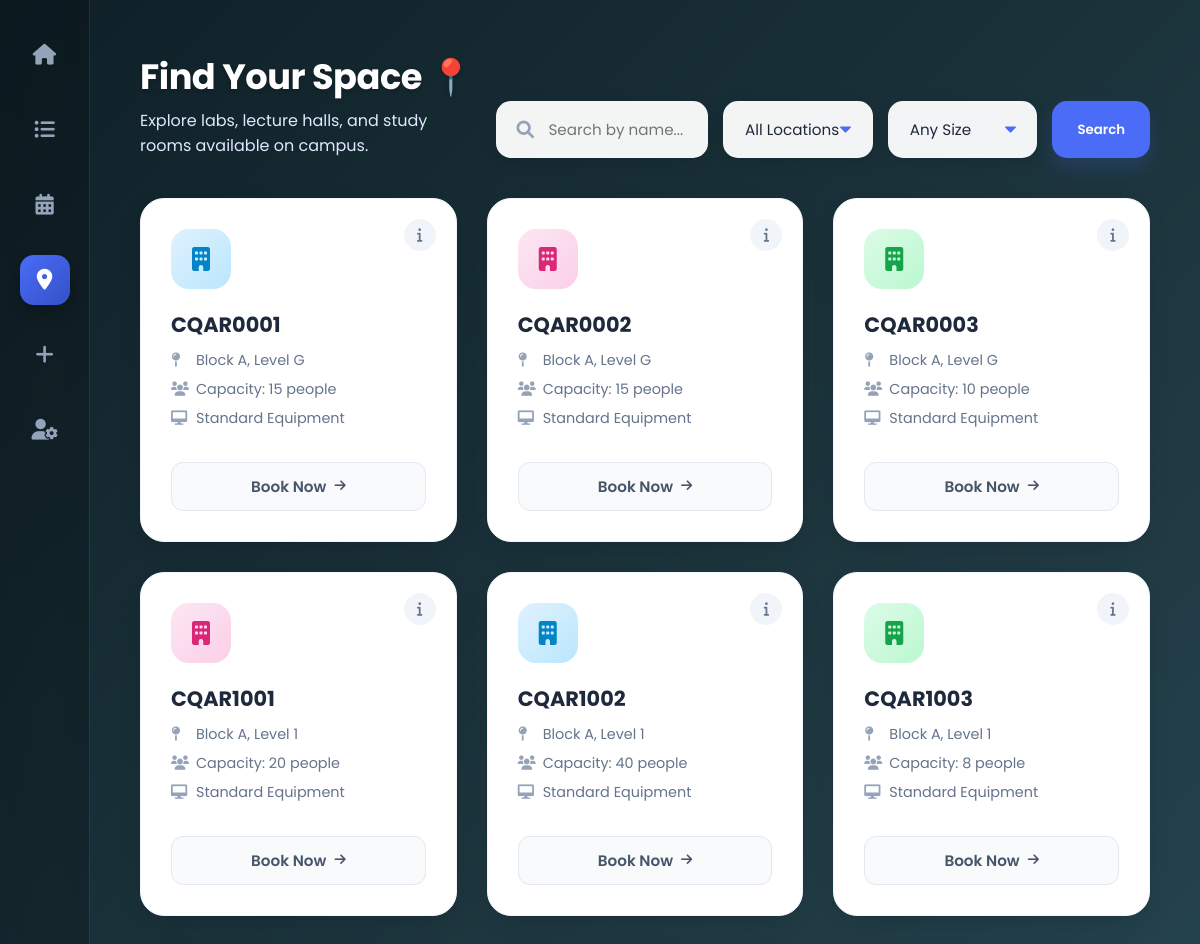
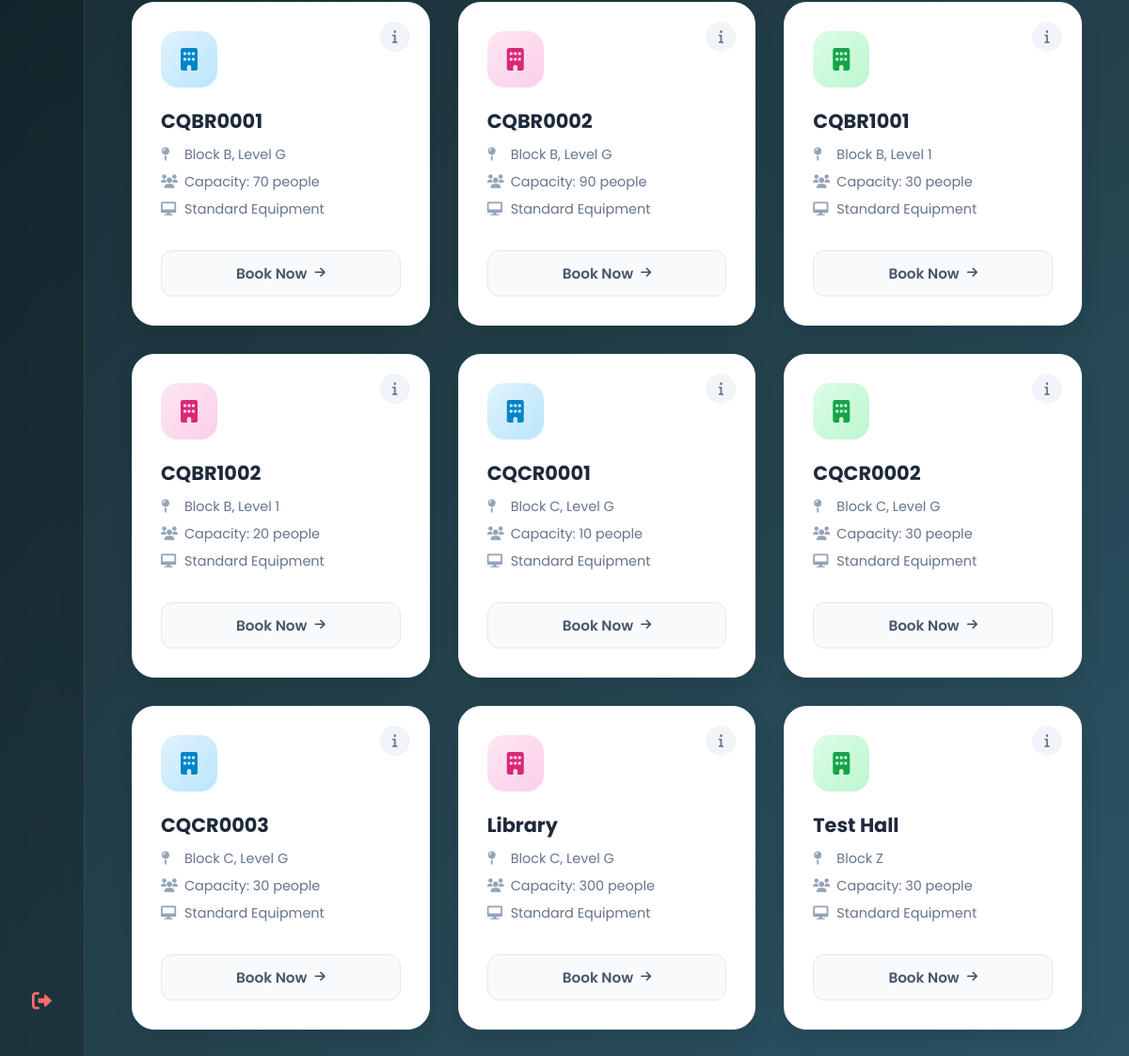
The page /venue_list/ (signed in) on the database its author committed (2 pictures, top to bottom).
### accounts/models.py (models this page shows, shortened)
class Venue(models.Model):
    name = models.CharField(max_length=200, help_text="e.g. Lecture Hall A")
    location = models.CharField(max_length=200, help_text="e.g. Block B, Level 2")
    capacity = models.IntegerField(help_text="How many people can fit?")
    equipment = models.CharField(max_length=200, blank=True, help_text="e.g. Projector, Wifi, AC")
    class Meta:
        ordering = ['name']

### accounts/views.py (the view)
# urls.py: path('venue_list/', views.venue_list_view, name='venue_list'),
@login_required(login_url='login')
def venue_list_view(request):
    venues = Venue.objects.all()
    query = request.GET.get('query')
    if query:
        venues = venues.filter(name__icontains=query)
    location = request.GET.get('location')
    if location:
        venues = venues.filter(location__icontains=location)
    capacity_filter = request.GET.get('capacity')
    if capacity_filter == 'small':
        venues = venues.filter(capacity__lt=20)
    elif capacity_filter == 'medium':
        venues = venues.filter(capacity__gte=20, capacity__lte=50)
    elif capacity_filter == 'large':
        venues = venues.filter(capacity__gt=50)
    return render(request, 'venue_list.html', {'venues': venues})

### templates/venue_list.html (shortened to what this page needs)
<!DOCTYPE html>
<html lang="en">
<head>
    <link rel="stylesheet" href="https://cdnjs.cloudflare.com/ajax/libs/font-awesome/6.0.0/css/all.min.css">
</head>
<body>
    <div class="sidebar">
        <a href="{% url 'dashboard' %}" class="sidebar-icon" data-tooltip="Dashboard"><i class="fas fa-home"></i></a>
        <a href="{% url 'my_bookings' %}" class="sidebar-icon" data-tooltip="My Bookings"><i class="fas fa-list-ul"></i></a>
        <a href="{% url 'calendar' %}" class="sidebar-icon" data-tooltip="View Schedule"><i class="fas fa-calendar-alt"></i></a>
        <a href="#" class="sidebar-icon active" data-tooltip="Campus Venues"><i class="fas fa-map-marker-alt"></i></a>
        <a href="{% url 'create_booking' %}" class="sidebar-icon" data-tooltip="Book a Room"><i class="fas fa-plus"></i></a>
        <a href="{% url 'profile' %}" class="sidebar-icon" data-tooltip="Settings"><i class="fas fa-user-cog"></i></a>
        {% if user.username == 'guest' %}
            <a href="{% url 'logout' %}" class="sidebar-icon logout" data-tooltip="Register Now"><i class="fas fa-user-plus"></i></a>
        {% else %}
            <a href="{% url 'logout' %}" class="sidebar-icon logout" data-tooltip="Log Out"><i class="fas fa-sign-out-alt"></i></a>
        {% endif %}
    </div>
    <div class="main-content">
        <div class="header">
            <div class="header-title">
                <h1>Find Your Space 📍</h1>
                <p>Explore labs, lecture halls, and study rooms available on campus.</p>
            </div>
            <form method="GET" class="search-container">
                <div class="search-wrapper">
                    <input type="text" name="query" class="search-input" placeholder="Search by name..." value="{{ request.GET.query }}">
                </div>
                <select name="location" class="filter-select" onchange="this.form.submit()">
                    <option value="">All Locations</option>
                </select>
                <select name="capacity" class="filter-select" onchange="this.form.submit()">
                    <option value="">Any Size</option>
                </select>
                <button type="submit" class="btn-go">Search</button>
            </form>
        </div>
        <div class="venue-grid">
            {% for venue in venues %}
                <div class="venue-card">
                    <button class="info-icon" onclick="openModal('{{ venue.name|escapejs }}', '{{ venue.location|escapejs }}', '{{ venue.capacity }}', '{{ venue.equipment|escapejs }}')">
                        <i class="fas fa-info"></i>
                    </button>
                    <div class="venue-icon-box"><i class="fas fa-building"></i></div>
                    <div class="venue-name">{{ venue.name }}</div>
                    <ul class="venue-details">
                        <li><i class="fas fa-map-pin"></i> {{ venue.location }}</li>
                        <li><i class="fas fa-users"></i> Capacity: {{ venue.capacity }} people</li>
                        <li><i class="fas fa-desktop"></i> Standard Equipment</li>
                    </ul>
                    <a href="{% url 'create_booking' %}?venue={{ venue.id }}" class="btn-book">
                        Book Now <i class="fas fa-arrow-right"></i>
                    </a>
                </div>
            {% endfor %}
        </div>
    </div>
</body>
</html>

### rows shown on the page
Venue: name "CQAR0001", location "Block A, Level G", capacity "15"
Venue: name "CQAR0002", location "Block A, Level G", capacity "15"
Venue: name "CQAR0003", location "Block A, Level G", capacity "10"
Venue: name "CQAR1001", location "Block A, Level 1", capacity "20"
Venue: name "CQAR1002", location "Block A, Level 1", capacity "40"
Venue: name "CQAR1003", location "Block A, Level 1", capacity "8"
Venue: name "CQBR0001", location "Block B, Level G", capacity "70"
Venue: name "CQBR0002", location "Block B, Level G", capacity "90"
Venue: name "CQBR1001", location "Block B, Level 1", capacity "30"
Venue: name "CQBR1002", location "Block B, Level 1", capacity "20"
Venue: name "CQCR0001", location "Block C, Level G", capacity "10"
Venue: name "CQCR0002", location "Block C, Level G", capacity "30"
Venue: name "CQCR0003", location "Block C, Level G", capacity "30"
Venue: name "Library", location "Block C, Level G", capacity "300"
Venue: name "Test Hall", location "Block Z", capacity "30"
